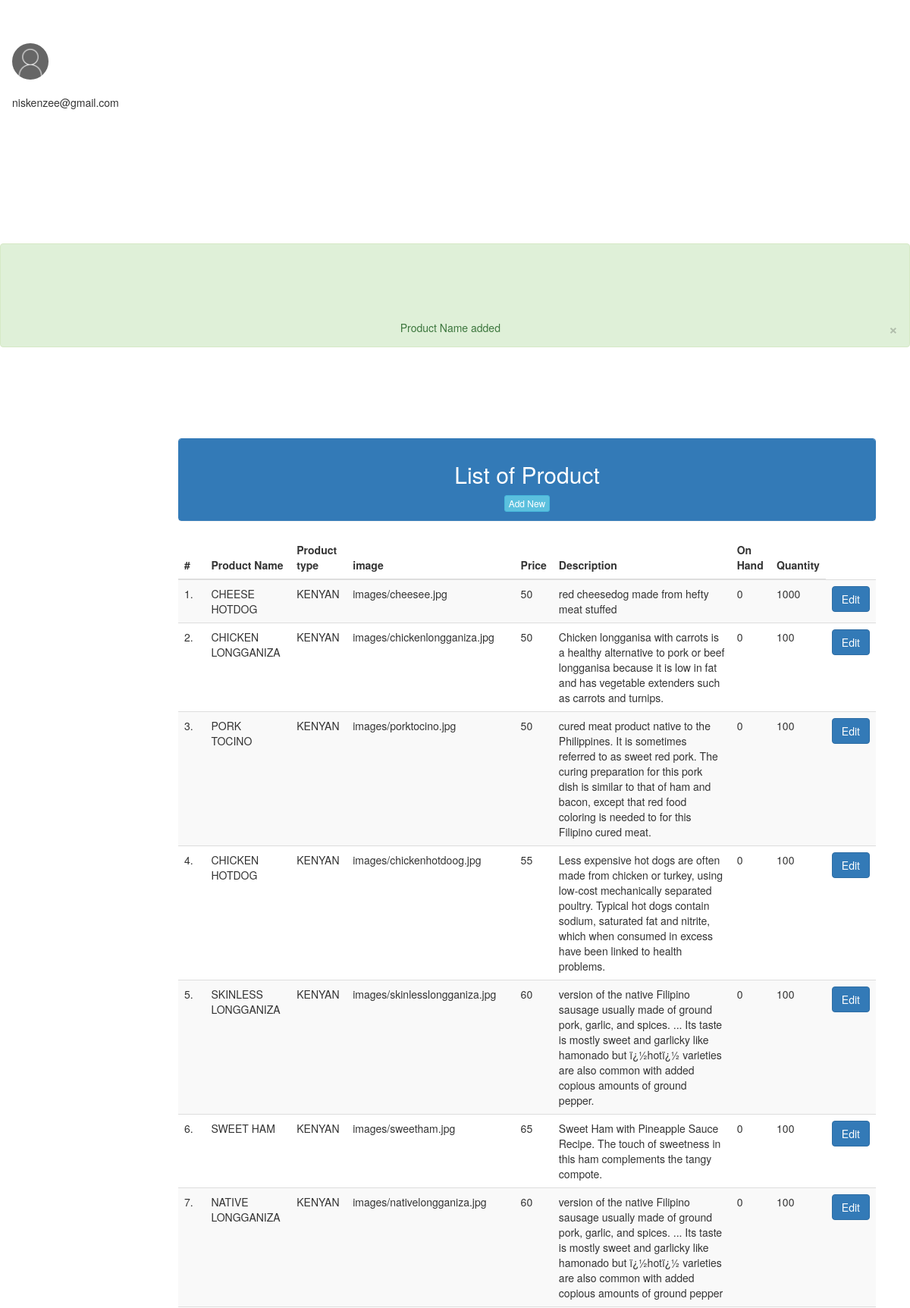
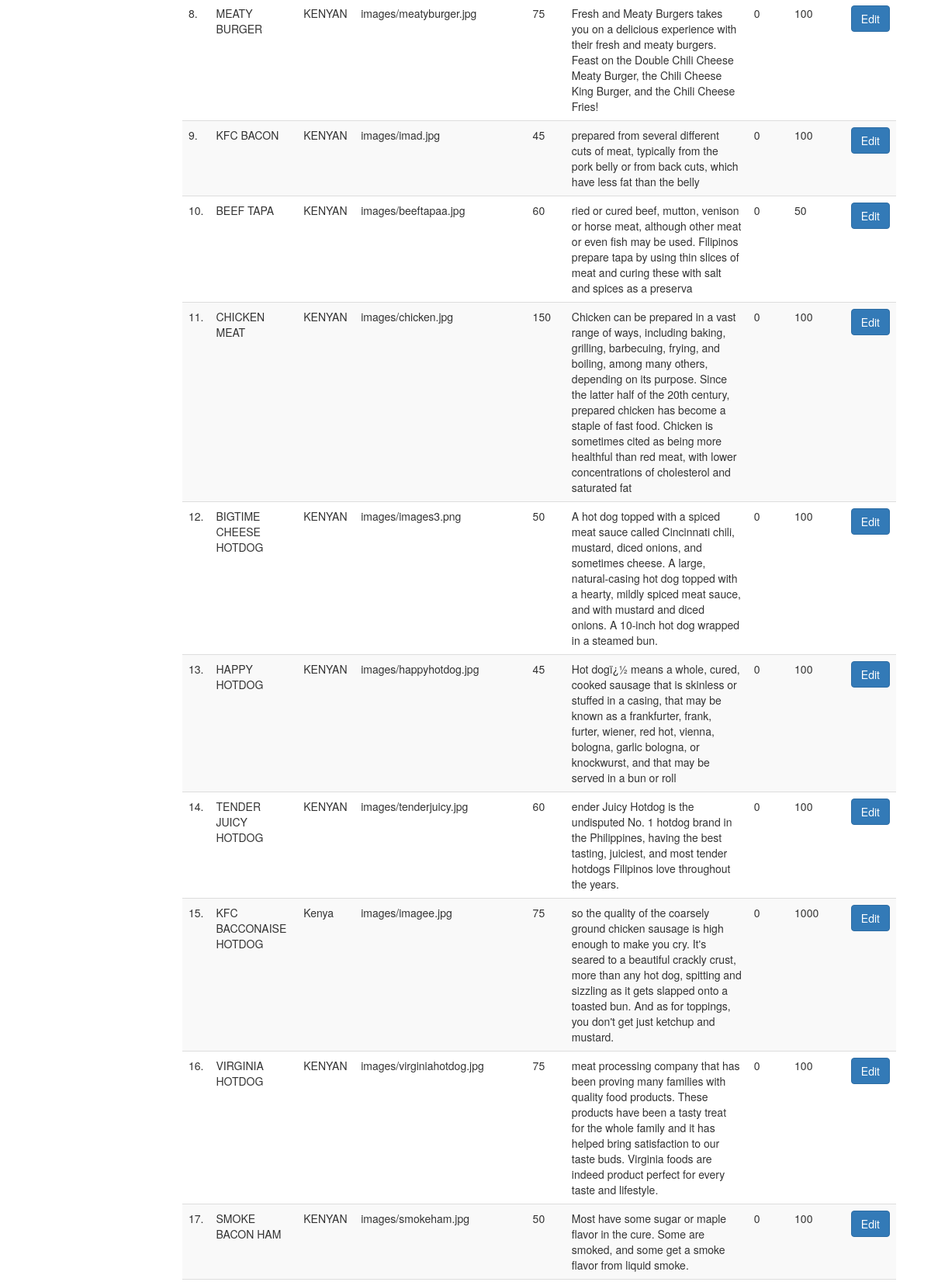
/admin/admin_view_menu.php?q=2 (signed in, upper part), run on the app's committed database (2 pictures, top to bottom).
### tables this page shows
CREATE TABLE `tblproduct` (
  `productid` int(100) NOT NULL,
  `product_name` varchar(200) NOT NULL,
  `product_type` varchar(200) NOT NULL,
  `image` varchar(255) NOT NULL,
  `description` text NOT NULL,
  `price` varchar(200) NOT NULL,
  `on hand` int(1) UNSIGNED ZEROFILL NOT NULL,
  `quantity` int(100) NOT NULL
);

### admin/admin_view_menu.php (the view, shortened to what this page needs)
<?php
include "admin_header.php";
include "connection.php";
$query="select * from tblproduct ";
$result=mysqli_query($conn,$query);
if(isset($_REQUEST['q'])) {
        ?>
        <?php
    if ($_REQUEST['q'] == 2) {
        ?>
        <div class="alert alert-success"style="padding-top: 100px">
            <button type="button" class="close" data-dismiss="alert">&times;</button>
            <center>Product Name added</center>
        </div>
        <?php
    }
        ?>
        <?php
}
?>
<!doctype>
<html>
<head>
</head>
<body>
    <div class="container" style="padding-top: 100px;">
        <div class="col-md-2"></div>
        <div class="col-md-10">
            <div class="panel panel-primary">
                <div class="panel-heading">
                    <center><h2>List of Product</h2><a href="admin_add_menu.php?action=add" type="button" class="btn btn-xs btn-info">Add New</a></center>
                </div>
            </div>
            <div class="table-responsive">
            <table class="table table-striped">
                <thead>
                    <tr>
                        <th>#</th>
                        <th>Product Name</th>
                        <th>Product type</th>
                        <th>image</th>
                        <th>Price</th>
                        <th>Description</th>
                        <th>On Hand</th>
                         <th>Quantity</th>
                    </tr>
                </thead>
                <tbody>
                    <?php
                        $count=1;
                        while($row=mysqli_fetch_array($result)){
                    ?>
                    <tr>
                        <td><?php echo $count."." ?></td>
                        <td><?php echo $row[1] ?></td>
                        <td><?php echo $row[2] ?></td>
                        <td><?php echo $row[3] ?></td>
                        <td><?php echo $row[5] ?></td>
                        <td><?php echo $row[4] ?></td>
                        <td><?php echo $row[6] ?></td>
                        <td><?php echo $row[7] ?></td>
                        <td>
                           <button onclick="location.href='admin_edit_menu.php?product_name=<?php echo $row[1] ?>'"class="btn btn-primary btn-md">Edit</button>
                        </td>
                    </tr>
                    <?php
                    $count++;
                    }
                    ?>
                </tbody>
            </table>
            </div>
        </div>
    </div>
</body>
</html>

### styles.css (style rules this page uses)
html, body { font-family: 'Roboto', 'Helvetica', sans-serif; }

### admin/admin_header.php (style rules this page uses)
a { text-decoration: none; }

### data on the page
tblproduct: product_name "CHEESE HOTDOG", product_type "KENYAN", image "images/cheesee.jpg", price "50", description "red cheesedog made from hefty meat stuffed", on hand "0", quantity "1000"
tblproduct: product_name "CHICKEN LONGGANIZA", product_type "KENYAN", image "images/chickenlongganiza.jpg", price "50", description "Chicken longganisa with carrots is a healthy alternative to pork or beef longganisa because it is low in fat and has vegetable extenders such as carrots and turnips.", on hand "0", quantity "100"
tblproduct: product_name "PORK TOCINO", product_type "KENYAN", image "images/porktocino.jpg", price "50", description "cured meat product native to the Philippines. It is sometimes referred to as sweet red pork. The curing preparation for this pork dish is similar to that of ham and bacon, except that red food coloring is needed to for this Filipino cured meat.", on hand "0", quantity "100"
tblproduct: product_name "CHICKEN HOTDOG", product_type "KENYAN", image "images/chickenhotdoog.jpg", price "55", description "Less expensive hot dogs are often made from chicken or turkey, using low-cost mechanically separated poultry. Typical hot dogs contain sodium, saturated fat and nitrite, which when consumed in excess have been linked to health problems.", on hand "0", quantity "100"
tblproduct: product_name "SKINLESS LONGGANIZA", product_type "KENYAN", image "images/skinlesslongganiza.jpg", price "60", description "version of the native Filipino sausage usually made of ground pork, garlic, and spices. ... Its taste is mostly sweet and garlicky like hamonado but ï¿½hotï¿½ varieties are also common with added copious amounts of ground pepper.", on hand "0", quantity "100"
tblproduct: product_name "SWEET HAM", product_type "KENYAN", image "images/sweetham.jpg", price "65", description "Sweet Ham with Pineapple Sauce Recipe. The touch of sweetness in this ham complements the tangy compote.", on hand "0", quantity "100"
tblproduct: product_name "NATIVE LONGGANIZA", product_type "KENYAN", image "images/nativelongganiza.jpg", price "60", description "version of the native Filipino sausage usually made of ground pork, garlic, and spices. ... Its taste is mostly sweet and garlicky like hamonado but ï¿½hotï¿½ varieties are also common with added copious amounts of ground pepper", on hand "0", quantity "100"
tblproduct: product_name "MEATY BURGER", product_type "KENYAN", image "images/meatyburger.jpg", price "75", description "Fresh and Meaty Burgers takes you on a delicious experience with their fresh and meaty burgers. Feast on the Double Chili Cheese Meaty Burger, the Chili Cheese King Burger, and the Chili Cheese Fries!", on hand "0", quantity "100"
tblproduct: product_name "KFC BACON", product_type "KENYAN", image "images/imad.jpg", price "45", description "prepared from several different cuts of meat, typically from the pork belly or from back cuts, which have less fat than the belly", on hand "0", quantity "100"
tblproduct: product_name "BEEF TAPA", product_type "KENYAN", image "images/beeftapaa.jpg", price "60", description "ried or cured beef, mutton, venison or horse meat, although other meat or even fish may be used. Filipinos prepare tapa by using thin slices of meat and curing these with salt and spices as a preserva", on hand "0", quantity "50"
tblproduct: product_name "CHICKEN MEAT", product_type "KENYAN", image "images/chicken.jpg", price "150", description "Chicken can be prepared in a vast range of ways, including baking, grilling, barbecuing, frying, and boiling, among many others, depending on its purpose. Since the latter half of the 20th century, prepared chicken has become a staple of fast food. Chicken is sometimes cited as being more healthful than red meat, with lower concentrations of cholesterol and saturated fat", on hand "0", quantity "100"
tblproduct: product_name "BIGTIME CHEESE HOTDOG", product_type "KENYAN", image "images/images3.png", price "50", description "A hot dog topped with a spiced meat sauce called Cincinnati chili, mustard, diced onions, and sometimes cheese. A large, natural-casing hot dog topped with a hearty, mildly spiced meat sauce, and with mustard and diced onions. A 10-inch hot dog wrapped in a steamed bun.", on hand "0", quantity "100"
tblproduct: product_name "HAPPY HOTDOG", product_type "KENYAN", image "images/happyhotdog.jpg", price "45", description "Hot dogï¿½ means a whole, cured, cooked sausage that is skinless or stuffed in a casing, that may be known as a frankfurter, frank, furter, wiener, red hot, vienna, bologna, garlic bologna, or knockwurst, and that may be served in a bun or roll", on hand "0", quantity "100"
tblproduct: product_name "TENDER JUICY HOTDOG", product_type "KENYAN", image "images/tenderjuicy.jpg", price "60", description "ender Juicy Hotdog is the undisputed No. 1 hotdog brand in the Philippines, having the best tasting, juiciest, and most tender hotdogs Filipinos love throughout the years.", on hand "0", quantity "100"
tblproduct: product_name "KFC BACCONAISE HOTDOG", product_type "Kenya", image "images/imagee.jpg", price "75", description "so the quality of the coarsely ground chicken sausage is high enough to make you cry. It's seared to a beautiful crackly crust, more than any hot dog, spitting and sizzling as it gets slapped onto a toasted bun. And as for toppings, you don't get just ketchup and mustard.", on hand "0", quantity "1000"
tblproduct: product_name "VIRGINIA HOTDOG", product_type "KENYAN", image "images/virginiahotdog.jpg", price "75", description "meat processing company that has been proving many families with quality food products. These products have been a tasty treat for the whole family and it has helped bring satisfaction to our taste buds. Virginia foods are indeed product perfect for every taste and lifestyle.", on hand "0", quantity "100"
tblproduct: product_name "SMOKE BACON HAM", product_type "KENYAN", image "images/smokeham.jpg", price "50", description "Most have some sugar or maple flavor in the cure. Some are smoked, and some get a smoke flavor from liquid smoke.", on hand "0", quantity "100"

### other printed values
$_SESSION['email'] "niskenzee@gmail.com"
